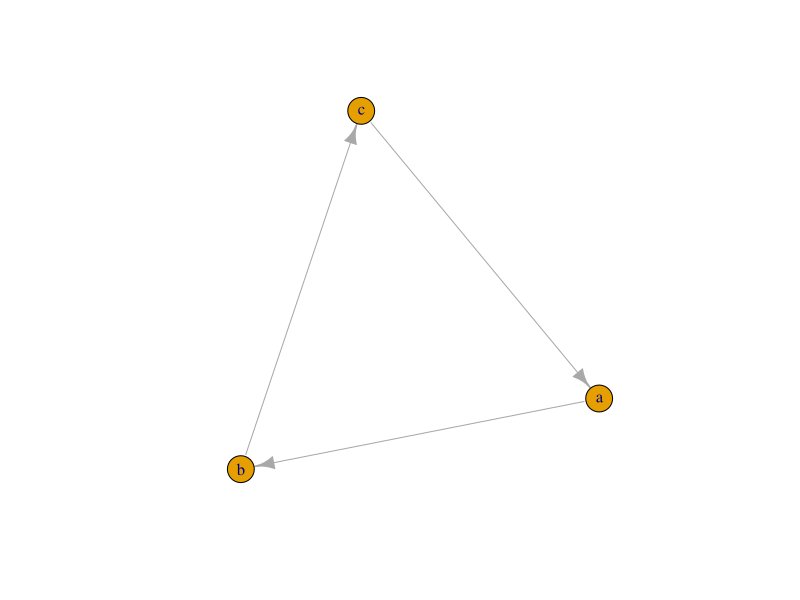
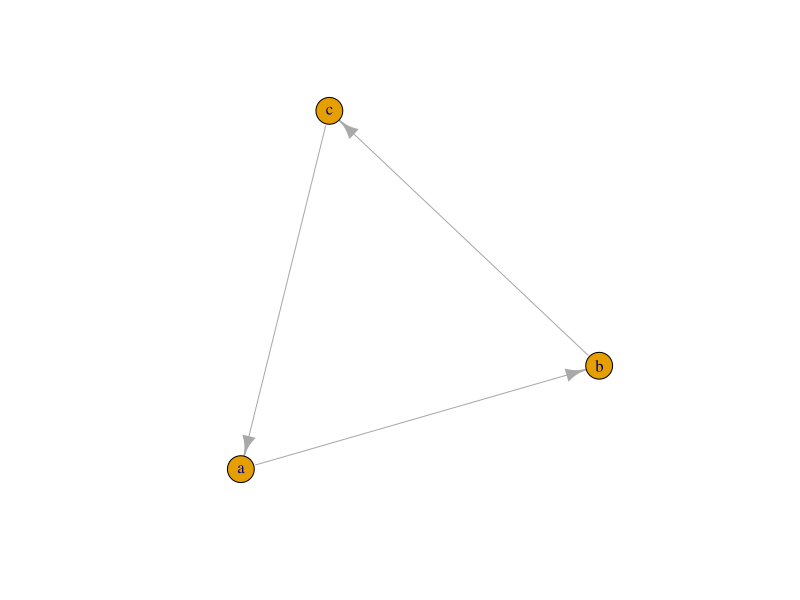
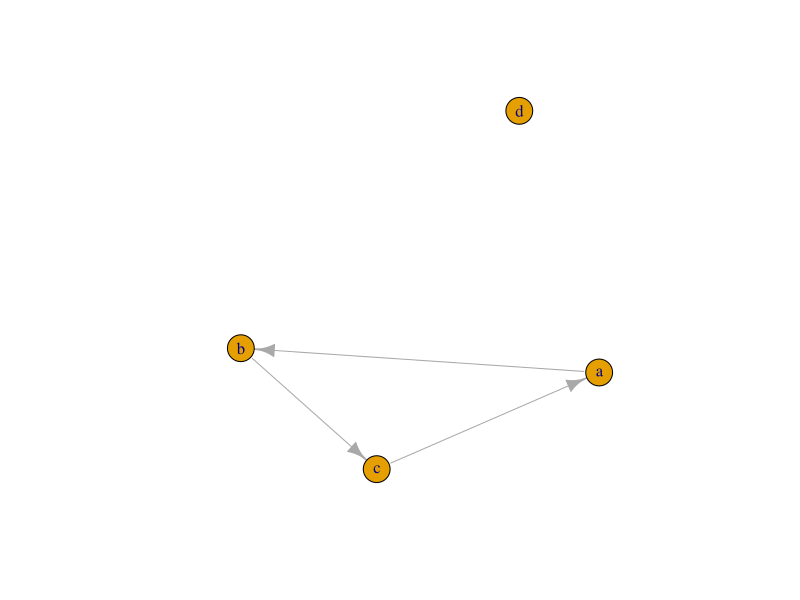
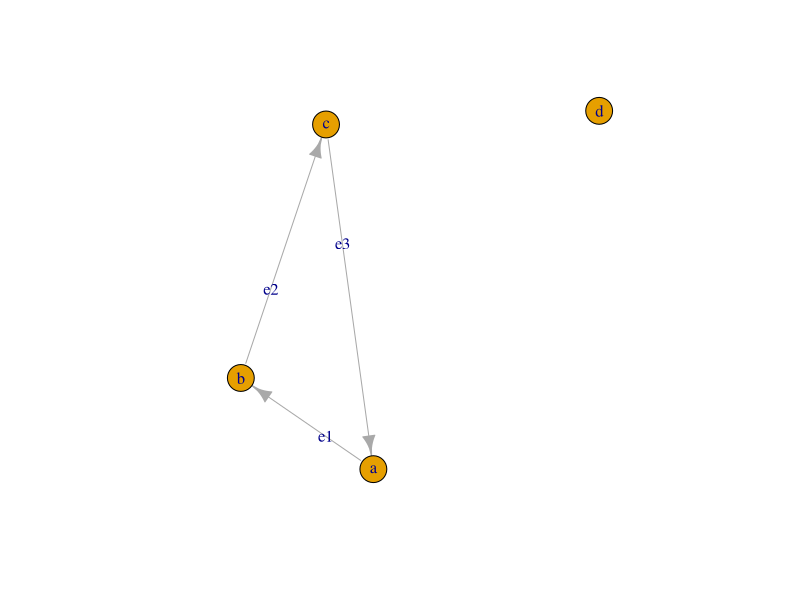
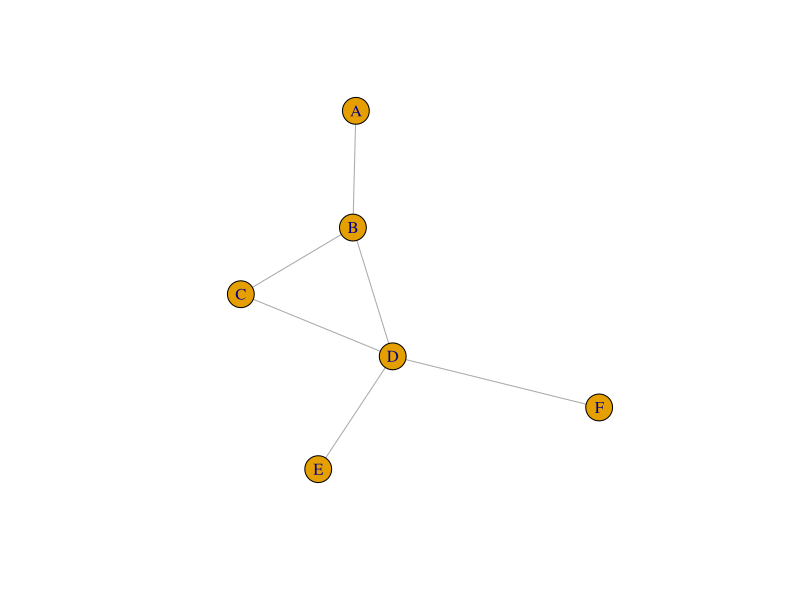
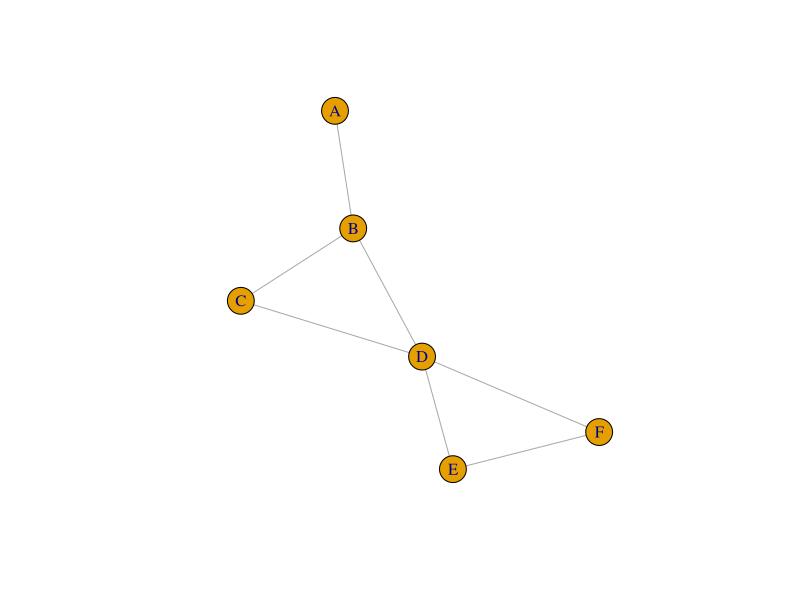

Here is the R script that generated these plots, in order:

# setup -------------------------------------------------------------------

library(igraph)

# to dot ------------------------------------------------------------------

g <- make_ring(3)
# write.graph(g, file = "test.dot", format = "dot")  # generates many errors
# write.graph(g, file = "test.graphml", format = "graphml")

xx <- set_vertex_attr(g, "name", value = c("a", "b", "c"))
as_data_frame(xx, what = "both")

# creating graphs ---------------------------------------------------------

edge_list_1 <- matrix(c(1,2,1,3,1,4,2,3), ncol = 2, byrow = TRUE)
g1 <- graph_from_edgelist(edge_list_1)

plot(graph_from_data_frame(data.frame(from = c("a", "b", "c"), to = c("b", "c", "a")),
                           vertices = data.frame(name = c("a", "b", "c"))))
plot(graph_from_data_frame(data.frame(from = c("a", "b", "c"), to = c("b", "c", "a"))))
plot(g2 <- graph_from_data_frame(data.frame(from = c("a", "b", "c"), to = c("b", "c", "a")),
                                 vertices = data.frame(name = c("a", "b", "c", "d"),
                                                       val = 2 * 1:4)))

g2 <- set_edge_attr(g2, "name", value = c("e1", "e2", "e3"))
E(g2)["e2"]
delete_edges(g2, "e2")
plot(g2, edge.label = E(g2)$name)

# depth first traversal ---------------------------------------------------

g <- graph_from_literal(A-B-D-E, B-C, D-F, D-C)
plot(g)
g <- g + edge(V(g)["E"], V(g)["F"])
plot(g)

#' do a depth first traversal of g starting at v
depth_first <- function(g, v) {
  get_nbd <- function(x) neighbors(g, x)
  q <- v
  added <- v
  proc <- V(g)[FALSE]   # empty list of vertices from this graph
  while(length(q) > 0) {
    n <- q[1]
    q <- q[-1]

    proc <- c(proc, n)

    nbd <- get_nbd(n)
    # only add any element once (or finite no times if multiple edges)
    nbd <- nbd[!nbd %in% added]
    if(length(nbd) != 0) {
      q <- c(nbd, q)
      added <- c(added, nbd)
    }

  }
  proc
}

depth_first(g, V(g)["B"])

#' do a breadth first traversal of g starting at v
breadth_first <- function(g, v) {
  q <- v
  added <- v
  proc <- V(g)[FALSE]  # empty list of vertices from this graph
  while(length(q) > 0) {
    n <- q[1]
    q <- q[-1]

    proc <- c(proc, n)

    nbd <- neighbors(g, n)
    # only add any element once (or finite no times if multiple edges)
    nbd <- nbd[!nbd %in% added]
    if(length(nbd) != 0) {
      q <- c(q, nbd)
      added <- c(added, nbd)
    }

  }
  proc
}

breadth_first(g, V(g)["A"])
